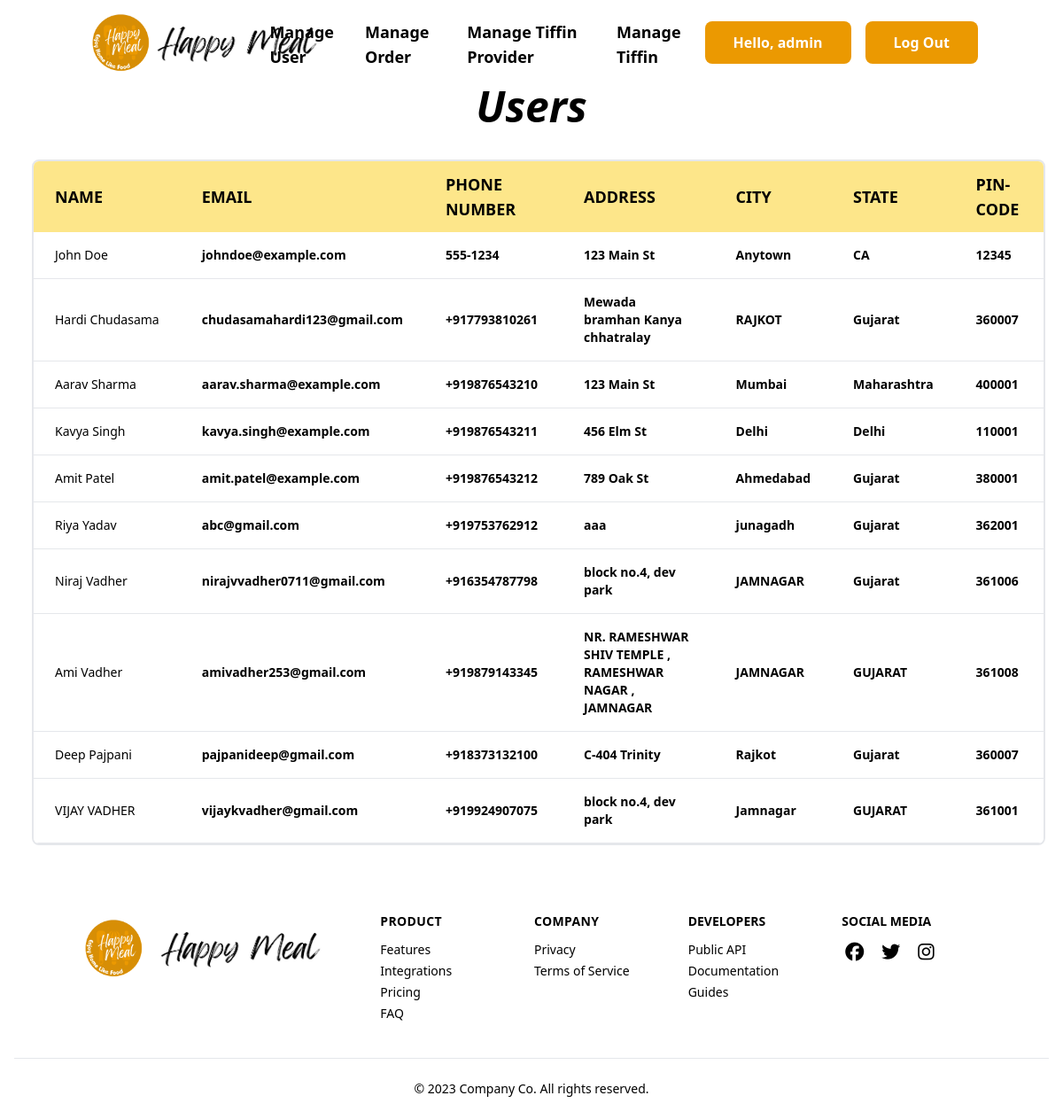
The app's page /admin/manageuser.php (signed in), older data.
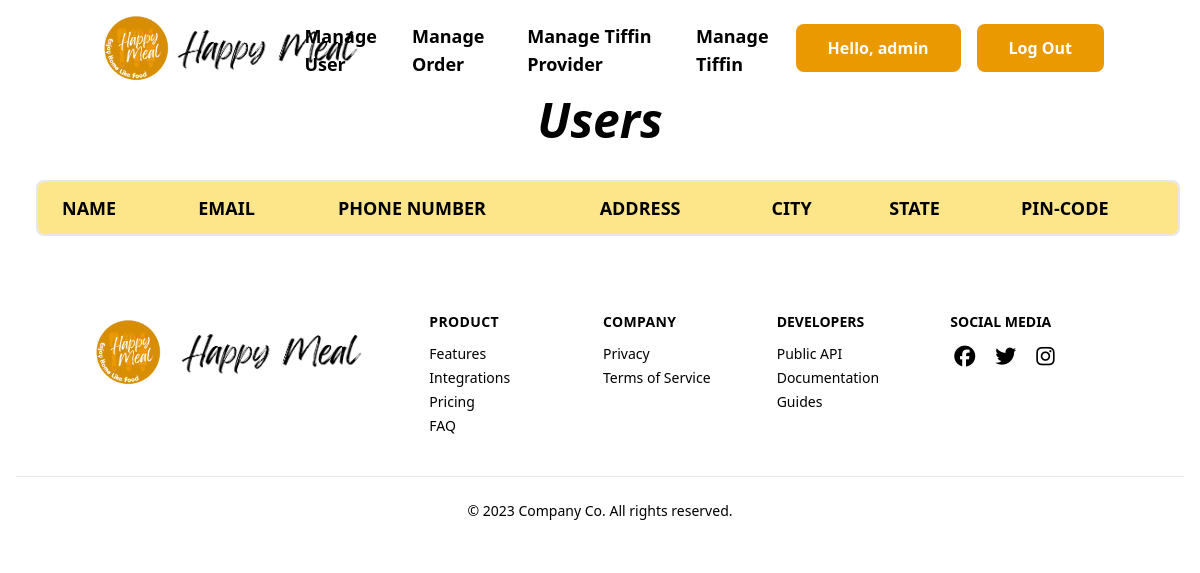
The same page, newer data.
### tables this page shows
CREATE TABLE Customers (
    CustomerID INT PRIMARY KEY AUTO_INCREMENT,
    FirstName VARCHAR(50) NOT NULL,
    LastName VARCHAR(50) NOT NULL,
    Email VARCHAR(50) NOT NULL,
    GENDER VARCHAR(10) NOT NULL,
    Phone VARCHAR(15) NOT NULL,
    Password VARCHAR(50) NOT NULL,
    Address VARCHAR(100) NOT NULL,
    City VARCHAR(50) NOT NULL,
    State VARCHAR(50) NOT NULL,
    ZipCode VARCHAR(10) NOT NULL    
);

### admin/manageuser.php (the view, shortened to what this page needs)
<!DOCTYPE html>
<html lang="en">
<head>
    <script src="https://cdn.tailwindcss.com"></script>
</head>
<body>
    <?php include("header.php")?>
    <div class="w-full text-5xl font-bold italic flex justify-center">Users</div>
    <div class="p-5 m-2">
        <div class="relative overflow-x-auto sm:rounded-lg m-2 border-[2px] w-full">
            <table class="w-full text-sm text-left text-black">
                <thead class="text-lg text-black uppercase bg-[#FDE68A]">
                    <tr>
                        <th scope="col" class="px-6 py-3">
                            Name
                        </th>
                        <th scope="col" class="px-6 py-3">
                            Email
                        </th>
                        <th scope="col" class="px-6 py-3">
                            Phone Number
                        </th>
                        <th scope="col" class="px-6 py-3">
                            Address
                        </th>
                        <th scope="col" class="px-6 py-3">
                            City
                        </th>
                        <th scope="col" class="px-6 py-3">
                            State
                        </th>
                        <th scope="col" class="px-6 py-3">
                            Pin-Code
                        </th>
                    </tr>
                </thead>
                <tbody class="text-md font-semibold">
                    <?php
                        $con=mysqli_connect("localhost","root","","happymeal");
                        $sql = "SELECT * FROM `customers`";
                        $result = mysqli_query($con, $sql);
                        while ($row = mysqli_fetch_assoc($result)) {
                            echo '<tr class="bg-white border-b">
                                    <th scope="row" class="px-6 py-4 font-medium whitespace-nowrap text-black">';
                                    echo $row['FirstName']." ".$row['LastName'];
                                echo '</th>
                                    <td class="px-6 py-4">';
                                        echo $row['Email'];
                                echo '</td>
                                    <td class="px-6 py-4">';
                                        echo $row['Phone'];
                                echo '</td>
                                    <td class="px-6 py-4">';
                                        echo $row['Address'];
                                echo '</td>
                                    <td class="px-6 py-4">';
                                        echo $row['City'];
                                echo '</td>
                                    <td class="px-6 py-4">';
                                        echo $row['State'];
                                echo '</td>
                                    <td class="px-6 py-4">';
                                        echo $row['ZipCode'];
                            echo '</tr>';
                        }
                    ?>
                </tbody>
            </table>
        </div>
    </div>
    <?php include("footer.php"); ?>
</body>
</html>

Row changes from the older to the newer data that the page shows:
removed customers: FirstName "John", LastName "Doe", Email "johndoe@example.com", Phone "555-1234", Address "123 Main St", City "Anytown", State "CA", ZipCode "12345"
removed customers: FirstName "Hardi", LastName "Chudasama", Email "chudasamahardi123@gmail.com", Phone "+917793810261", Address "Mewada bramhan Kanya chhatralay", City "RAJKOT", State "Gujarat", ZipCode "360007"
removed customers: FirstName "Aarav", LastName "Sharma", Email "aarav.sharma@example.com", Phone "+919876543210", Address "123 Main St", City "Mumbai", State "Maharashtra", ZipCode "400001"
removed customers: FirstName "Kavya", LastName "Singh", Email "kavya.singh@example.com", Phone "+919876543211", Address "456 Elm St", City "Delhi", State "Delhi", ZipCode "110001"
removed customers: FirstName "Amit", LastName "Patel", Email "amit.patel@example.com", Phone "+919876543212", Address "789 Oak St", City "Ahmedabad", State "Gujarat", ZipCode "380001"
removed customers: FirstName "Riya", LastName "Yadav", Email "abc@gmail.com", Phone "+919753762912", Address "aaa", City "junagadh", State "Gujarat", ZipCode "362001"
removed customers: FirstName "Niraj", LastName "Vadher", Email "nirajvvadher0711@gmail.com", Phone "+916354787798", Address "block no.4, dev park", City "JAMNAGAR", State "Gujarat", ZipCode "361006"
removed customers: FirstName "Ami", LastName "Vadher", Email "amivadher253@gmail.com", Phone "+919879143345", Address "NR. RAMESHWAR SHIV TEMPLE , RAMESHWAR NAGAR , JAMNAGAR", City "JAMNAGAR", State "GUJARAT", ZipCode "361008"
removed customers: FirstName "Deep", LastName "Pajpani", Email "pajpanideep@gmail.com", Phone "+918373132100", Address "C-404 Trinity", City "Rajkot", State "Gujarat", ZipCode "360007"
removed customers: FirstName "VIJAY", LastName "VADHER", Email "vijaykvadher@gmail.com", Phone "+919924907075", Address "block no.4, dev park", City "Jamnagar", State "GUJARAT", ZipCode "361001"
